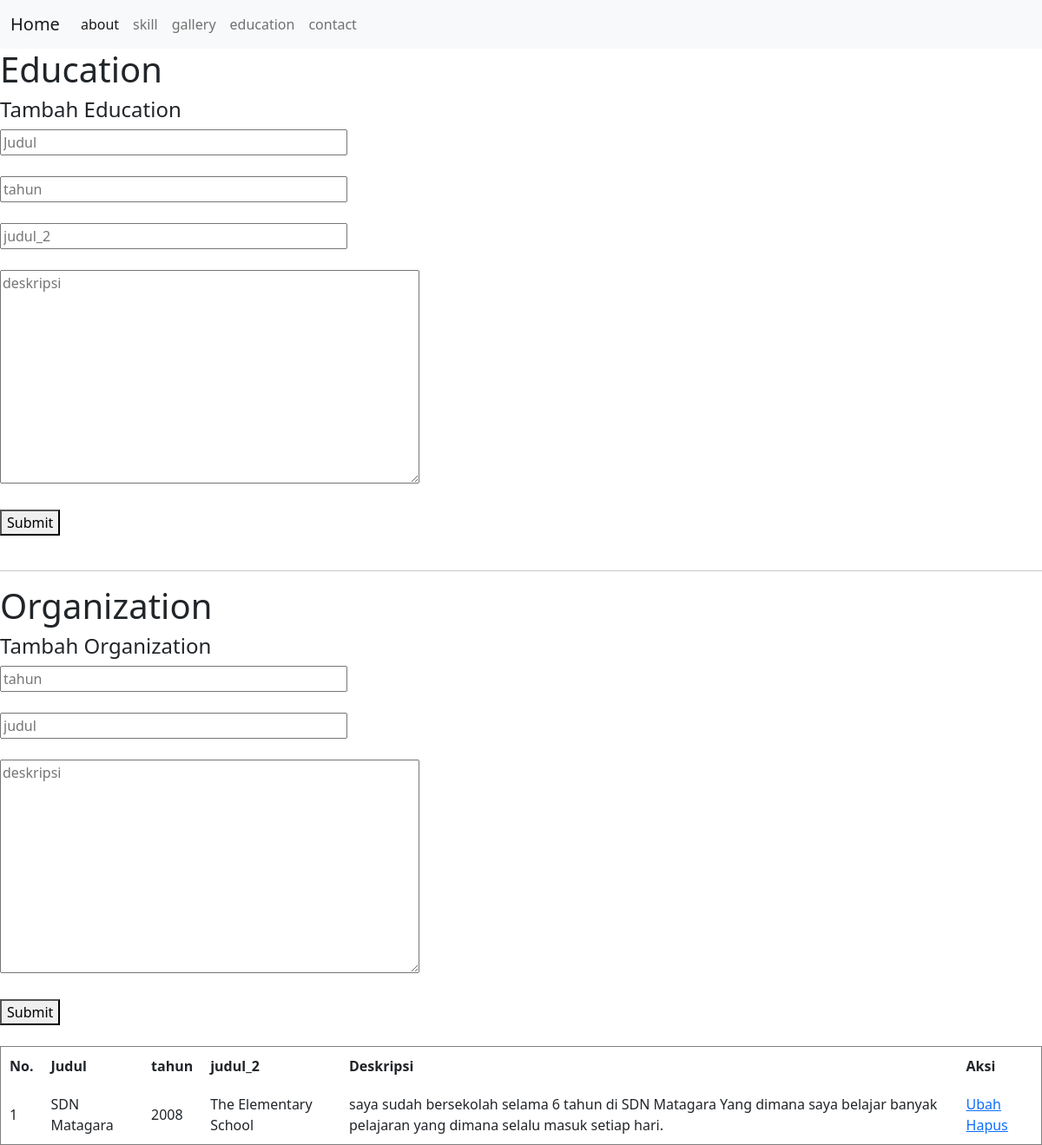
The page /admin_education.php on the database its author committed.
### tables this page shows
CREATE TABLE `edukasi` (
  `id_edukasi` int(11) NOT NULL,
  `judul` varchar(100) NOT NULL,
  `tahun` int(11) NOT NULL,
  `judul_2` varchar(100) NOT NULL,
  `deskripsi` varchar(200) NOT NULL
);

### admin_education.php (the view, shortened to what this page needs)
<?php
    require_once 'koneksi.php';
    $edukasi = mysqli_query($koneksi, "SELECT * FROM edukasi");
?>
<!DOCTYPE html>
<html lang="en">
<head>
    <link href="https://cdn.jsdelivr.net/npm/bootstrap@5.0.2/dist/css/bootstrap.min.css" rel="stylesheet">
</head>
<body>
<nav class="navbar navbar-expand-lg navbar-light bg-light">
  <div class="container-fluid">
    <a class="navbar-brand" href="index.php">Home</a>
    <div class="collapse navbar-collapse" id="navbarNav">
      <ul class="navbar-nav">
        <li class="nav-item">
          <a class="nav-link active" aria-current="page" href="admin_about.php">about</a>
        </li>
        <li class="nav-item">
          <a class="nav-link" href="admin_skill.php">skill</a>
        </li>
        <li class="nav-item">
          <a class="nav-link" href="admin_gallery.php">gallery</a>
        </li>
        <li class="nav-item">
          <a class="nav-link" href="admin_education.php">education</a>
        </li>
        <li class="nav-item">
          <a class="nav-link" href="admin_contact.php">contact</a>
        </li>
      </ul>
    </div>
  </div>
</nav>
    <h1>Education</h1>
    <h4>Tambah Education</h4>
    <form method="post" enctype="multipart/form-data">
        <input style="width: 400px" name="judul" type="text" id="judul" placeholder="Judul" value="" required><br><br>
        <input style="width: 400px" name="tahun" type="text" id="tahun" placeholder="tahun" value="" required><br><br>
        <input style="width: 400px" name="judul_2" type="text" id="judul_2" placeholder="judul_2" value="" required><br><br>
        <textarea name="deskripsi" id="deskripsi" placeholder="deskripsi" rows="10" cols="50" required></textarea><br>
        <br><button type="submit" name="btnTambahEdukasi" class="submitform">Submit</button>
    </form>
    <br>
    <hr>
    <h1>Organization</h1>
    <h4>Tambah Organization</h4>
    <form method="post">
        <input style="width: 400px" name="tahun" type="text" id="tahun" placeholder="tahun" value="" required><br><br>
        <input style="width: 400px" name="judul" type="text" id="judul" placeholder="judul" value="" required><br><br>
        <textarea name="deskripsi" id="deskripsi" placeholder="deskripsi" rows="10" cols="50" required=""></textarea><br>
        <br><button type="submit" name="btnTambahOrganisasi" class="submitform">Submit</button>
    </form>
    <br>
    <table border="1" cellpadding="10" cellspacing="0">
        <thead>
            <tr>
                <th>No.</th>
                <th>Judul</th>
                <th>tahun</th>
                <th>judul_2</th>
                <th>Deskripsi</th>
                <th>Aksi</th>
            </tr>
        </thead>
        <tbody>
            <?php $i = 1; ?>
            <?php foreach ($edukasi as $ed): ?>
                <tr>
                    <td><?= $i++; ?></td>
                    <td><?= $ed['judul']; ?></td>
                    <td><?= $ed['tahun']; ?></td>
                    <td><?= $ed['judul_2']; ?></td>
                    <td><?= $ed['deskripsi']; ?></td>
                    <td>
                        <a href="admin_education_ubah.php?id_edukasi=<?= $ed['id_edukasi']; ?>">Ubah</a>
                        <a href="admin_education_hapus.php?id_edukasi=<?= $ed['id_edukasi']; ?>">Hapus</a>
                    </td>
                </tr>
            <?php endforeach ?>
        </tbody>
    </table>
</body>
</html>

### rows shown on the page
edukasi: judul "SDN Matagara", tahun "2008", judul_2 "The Elementary School", deskripsi "saya sudah bersekolah selama 6 tahun di SDN Matagara Yang dimana saya belajar banyak pelajaran yang dimana selalu masuk setiap hari."
